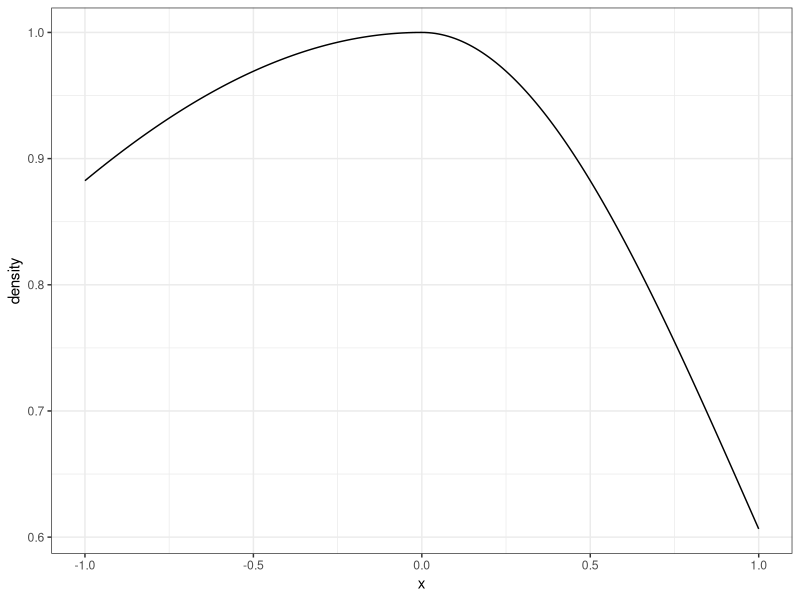
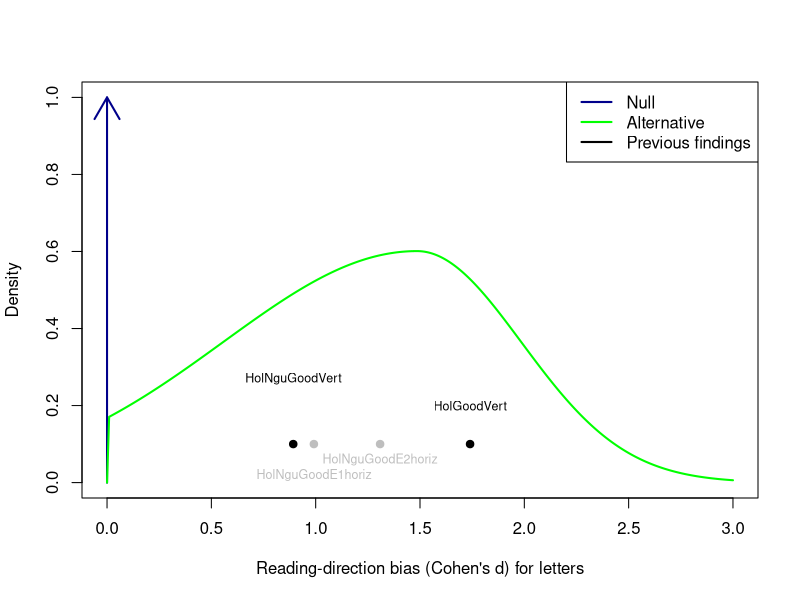
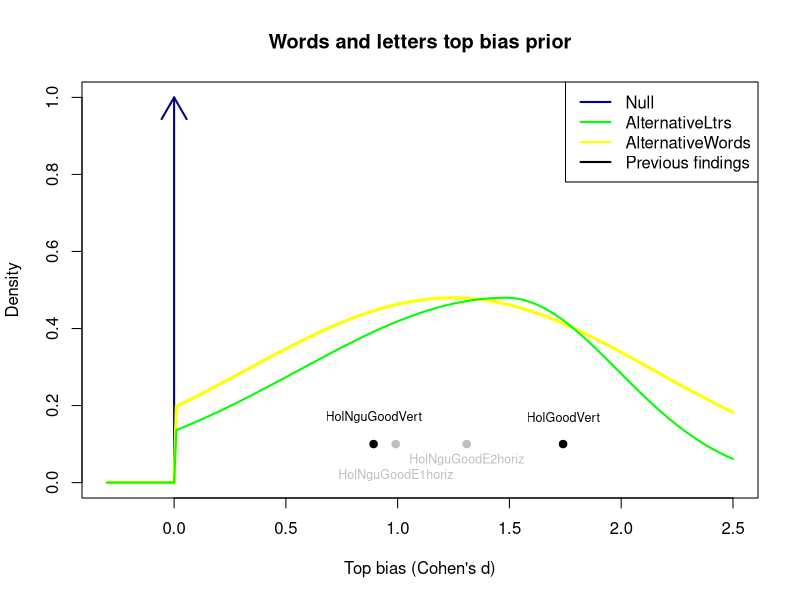

Source code (R) for these figures, in order:
## ---- chunk 1
knitr::opts_chunk$set(echo = TRUE)
## ---- chunk 2
#E1, E2 refers to Holcombe Nguyen Goodbourn E1, E2
E1n<- 16
#Raw effect size plus standard error and sd
P1E1canonical=.23;  P1E1c_se = .058; P1E1c_sd = P1E1c_se * sqrt(E1n)
P1E1reversed= .062;  P1E1r_se = .07; P1E1r_sd = P1E1r_se * sqrt(E1n)
#To calculate sd of the bias diff, consider that the variances sum,
#therefore first sum the variances then convert back to standard deviation
#Although only true for *independent* random variables and these unlikely to be totally independent

E2n<- 24
P1E2canonical=.218; P1E2c_se =.034; P1E2c_sd= P1E2c_se * sqrt(E2n)
P1E2inverted=.017; P1E2i_se =.049; P1E2i_sd = P1E2i_se * sqrt(E2n)

P1E2vertUpright=.188; P1E2vu_se=.043; P1E2vu_sd = P1E2vu_se * sqrt(E2n)
P1E2vertInverted= -.07; P1E2vi_se=.049; P1E2vi_sd = P1E2vi_se * sqrt(E2n)

## ---- chunk 3
#Figure 4a
#Looks like for HolcombeNguyenGoodbourn the effect size calculations above are all of the difference scores, not the individual sides
# vertical difference d = 1.74, 95% CI [0.30, 0.50].  This is taken straight from the results section.
HolGoodVertCohensD = 1.74

## ---- chunk 4
cohensDsHoriz<-c(P1E1canonical/P1E1c_sd,
                 P1E2canonical/P1E2c_sd) 
cohensDsHorizLabels<-c("HolNguGoodE1horiz","HolNguGoodE2horiz")

cohensDs<-c(HolGoodVertCohensD,
            P1E2vertUpright / P1E2vu_sd) 
print(cohensDs)
cohensDslabels<-c("HolGoodVert", "HolNguGoodVert")
meanCohensD<-cohensDs[[1]]*.7 + cohensDs[[2]]*.3  #mean(cohensDs)

modalEffectLtrs = meanCohensD
## ---- chunk 5
wordHandicap=.84
## ---- chunk 6
wordPredictedCohensD<- meanCohensD * wordHandicap
## ---- chunk 7
sigmaLeft =.93
sigmaRight = .5
## ---- chunk 8
#Create doubleGaussian ,and vectorize it because common functions like plot require it , otherwise you have to use mapply

doubleGaussian = function(xs, mean,sdLeft,sdRight) {
  #print(length(x))  # Most plotting functions send this a million numbers rather than one
  #A double gaussian is two half-gaussians with different sigmas. But to make them match up, I have to calculate the peak height of each and then rescale. The peak height is of course its value at the mean. I will scale each so that it peaks at 1.
  #It will then be rescaled later to make it a proper density function that integrates to 1.
  leftXs <- xs[xs<=mean]
  rightXs <- xs[xs>mean]
  Ys<-c()
  if (length(leftXs) >0) {
    leftPeakHeight = dnorm(mean,mean,sdLeft)
    Ys <- dnorm(leftXs,mean,sdLeft) / leftPeakHeight
  }
  if (length(rightXs) >0) {
    rightPeakHeight = dnorm(mean,mean,sdRight)
    rightYs <- dnorm(rightXs,mean,sdRight) / rightPeakHeight
    Ys <- c(Ys,rightYs)
  }
  Ys
}

myDoubleGaussian = function(x) {
  doubleGaussian(x,0,2,1)
}

#Test that myDoubleGaussian is working.

myDoubleGaussian(3)
## ---- chunk 9

#My doubleGaussian function is not vectorized so I can't use normal way of plotting. Maybe I should vectorize, but that would be a good deal of work.
#https://stackoverflow.com/questions/44730774/how-to-use-custom-functions-in-mutate-dplyr

library("dplyr")
df <- data.frame(x=seq(-1,1,.01))
#df<- df %>% mutate(density=  mapply(function(x) myDoubleGaussian(x), x))
df<- df %>% mutate(density=myDoubleGaussian(x))

library('ggplot2')
ggplot(df, aes(x=x,y=density)) + geom_line() + xlab("x") +theme_bw()
## ---- chunk 10

#Set up my prior, a double Gaussian, making it a function of just one parameter, the x value
doubleGaussianLtrs = function(x) {
  doubleGaussian(x,modalEffectLtrs,sigmaLeft,sigmaRight)
}
## ---- chunk 11
#Specify hypothesis, technically alternative hypothesis (up to constant of proportionality) for letters
lo=0 #lower bound of support
hi=Inf #upper bound of support

#Define integrable prior - must be function of only the integrand
altHypothesisLtrs=function(delta) {
  y= doubleGaussianLtrs(delta)
  y=y*as.integer(delta>lo)*as.integer(delta<hi) #multiply by zero if outside of support
}

## ---- chunk 12
#Normalize alternative density in case is not already
#Calculate normalization factor - fraction to multiply prior by so it will integrate to 1
K=1/integrate(altHypothesisLtrs,lower=lo,upper=hi)$value 

#Thus final prior is the normalized function
priorLtrs=function(delta) K*altHypothesisLtrs(delta)
## ---- chunk 13
dDomain=seq(0,3,.01) #density domain

#Plot Alternative as a density and Null as a point arrow
maxAlt = priorLtrs(modalEffectLtrs) #maxAlt=max(priorLtrs(dDomain))

plot(dDomain,priorLtrs(dDomain),typ='n',xlab="Reading-direction bias (Cohen's d) for letters",ylab="Density",ylim=c(0,max(1,1.4*maxAlt)),main=)
#typ 'n' means invisible, and it's the lines command that actually plots the points.
arrows(0,0,0,1,col='darkblue',lwd=2)
lines(dDomain,priorLtrs(dDomain),col='green',lwd=2)
legend("topright",legend=c("Null","Alternative","Previous findings"),col=c('darkblue','green','black'),lwd=2)
points(cohensDs, rep(.1,length(cohensDs)),pch=19) #plot previous vertical effect sizes
text(cohensDs, c(.2,.27), cohensDslabels,cex=.75)

points(cohensDsHoriz, rep(.1,length(cohensDsHoriz)),pch=21,col="grey",bg="grey") #plot previous horizontal arrangement effect sizes
text(cohensDsHoriz, c(.02,.06), cohensDsHorizLabels,cex=.75, col="grey")

## ---- chunk 14
sigmaLeftWords = sigmaLeft
sigmaRightWords = 0.9
## ---- chunk 15
#Specify hypothesis, technically alternative hypothesis (up to constant of proportionality) for words

#Set up mhy prior, a double Gaussian, making it a function of just one parameter, the x value
myDoubleGaussian = function(x) {
  doubleGaussian(x,wordPredictedCohensD,sigmaLeftWords,sigmaRightWords)
}

#Specify hypothesis, technically alternative hypothesis (up to constant of proportionality) for letters
lo=0 #lower bound of support
hi=Inf #upper bound of support

#Define integrable prior - must be function of only the integrand
altHypothesis=function(delta) {
  y= myDoubleGaussian(delta)
  y=y*as.integer(delta>lo)*as.integer(delta<hi) #multiply by zero if outside of support
}

#Normalize alternative density in case is not already
#Calculate normalization factor - fraction to multiply prior by so it will integrate to 1
K=1/integrate(altHypothesis,lower=lo,upper=hi)$value 

#Thus final prior is the normalized function
priorWords=function(delta) K*altHypothesis(delta)
## ---- chunk 16

#delta=seq(-.2,1.2,.01)

dDomain=seq(-.3,2.5,.01)

#Plot Alternative as a density and Null as a point arrow
maxAlt=max(priorWords(dDomain))
plot(dDomain,priorWords(dDomain),typ='n',xlab="Top bias (Cohen's d)",ylab="Density",ylim=c(0,1),main="Words and letters top bias prior")
arrows(0,0,0,1,col='darkblue',lwd=2)
lines(dDomain,priorWords(dDomain),col='yellow',lwd=3)
lines(dDomain,priorLtrs(dDomain),col='green',lwd=2)

legend("topright",legend=c("Null","AlternativeLtrs","AlternativeWords","Previous findings"),col=c('darkblue','green','yellow','black'),lwd=2)

points(cohensDs, rep(.1,length(cohensDs)),pch=19) #plot previous vertical effect sizes
text(cohensDs, c(.17,.17), cohensDslabels,cex=.75)

points(cohensDsHoriz, rep(.1,length(cohensDsHoriz)), pch=21,col="grey",bg="grey") #plot previous horizontal arrangement effect sizes
text(cohensDsHoriz, c(.02,.06), cohensDsHorizLabels, cex=.75, col="grey")
